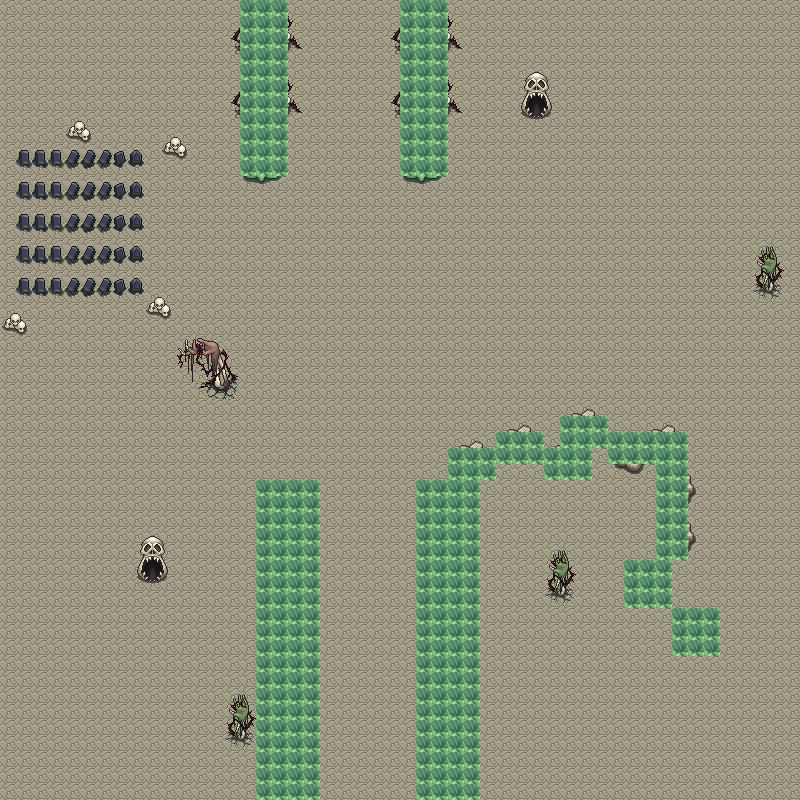

This is a level from a 2D game, rendered from its Tiled map with the project's own tilesets. A one-line summary and the map file follow, with tile-layer data summarised:
An orthogonal 50x50 tile map with 16x16 px tiles, 3 tile layers (Ground, Detail, Collisions), 2 tilesets and 2 objects.

<map version="1.10" tiledversion="1.11.2" orientation="orthogonal" renderorder="right-down" width="50" height="50" tilewidth="16" tileheight="16" infinite="0" nextlayerid="5" nextobjectid="3">
 <tileset firstgid="1" source="../ground.tsx" />
 <tileset firstgid="1148" source="../Objects.tsx" />
 <layer id="1" name="Ground" width="50" height="50">
  <data>[2500 cells, 2500 non-empty, 1 distinct tile ids]</data>
 </layer>
 <layer id="2" name="Detail" width="50" height="50">
  <data>[2500 cells, 510 non-empty, 113 distinct tile ids]</data>
 </layer>
 <layer id="4" name="Collisions" width="50" height="50">
  <data>[2500 cells, 290 non-empty, 1 distinct tile ids]</data>
 </layer>
 <objectgroup id="3" name="exits">
  <object id="1" x="288.769" y="-10.0151" width="116.843" height="25.0378" />
  <object id="2" x="307.965" y="779.511" width="118.512" height="27.5416" />
 </objectgroup>
</map>
